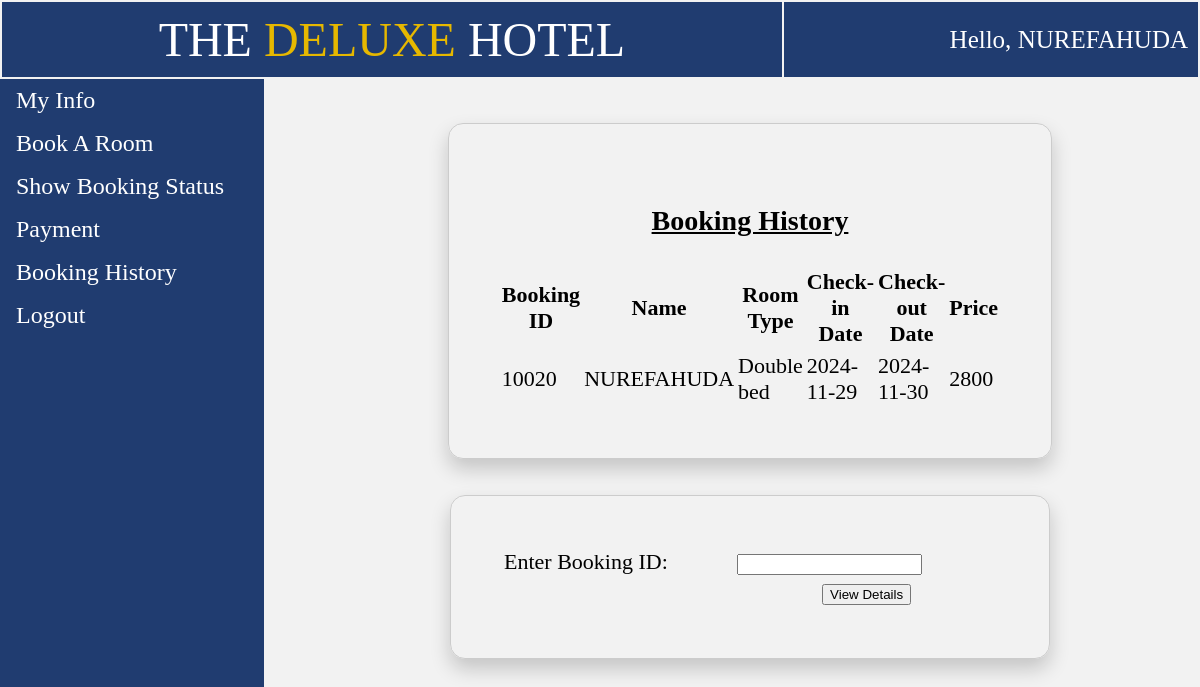
The app's page /user_booking_history.php with its own data.
### tables this page shows
CREATE TABLE `temp_session` (
  `phone` int(11) NOT NULL,
  `password` varchar(20) NOT NULL,
  `name` varchar(20) NOT NULL,
  `email` varchar(30) NOT NULL,
  `idproof` varchar(20) NOT NULL,
  `dob` date NOT NULL
);

CREATE TABLE `booked_hist` (
  `phone` int(11) NOT NULL,
  `name` varchar(20) NOT NULL,
  `idproof` varchar(20) NOT NULL,
  `room_type` varchar(20) NOT NULL,
  `checkin` date NOT NULL,
  `checkout` date NOT NULL,
  `days` int(11) NOT NULL,
  `ac` varchar(5) NOT NULL,
  `breakfast` varchar(5) NOT NULL,
  `lunch` varchar(5) NOT NULL,
  `snacks` varchar(5) NOT NULL,
  `dinner` varchar(5) NOT NULL,
  `swimming` varchar(5) NOT NULL,
  `price` int(11) NOT NULL,
  `book_id` int(11) NOT NULL
);

### user_booking_history.php (the view, shortened to what this page needs)
<!DOCTYPE html>
<html>
<head>
</head>
<body>
	<?php
		$conn = new mysqli("localhost","root","", "hotel");
		$sql = "SELECT * from temp_session";
		$result=mysqli_query($conn, $sql);
		$row=mysqli_fetch_row($result); ?>
	<table style="width: 100%;">
		<tr>
			<td id="td1" style="padding: 10px; font-size: 48px;">THE <p style="color: #e6b800; display: inline;">DELUXE</p> HOTEL</td>
			<td id="td1" style="font-size: 25px; text-align: right;">Hello, <?php echo $row[2]; ?></td>
		</tr>
	</table>
	<ul>
		<li><a href="user_view.php">My Info</a></li>
		<li><a href="bookroom.php">Book A Room</a></li>
		<li><a href="user_room_status.php">Show Booking Status</a></li>
		<li><a href="user_payment.php">Payment</a></li>
		<li><a href="user_booking_history.php">Booking History</a></li>
		<li><a href="index.php">Logout</a></li>
	</ul>
	<div style="margin-left:25%;padding:1px 16px;height:1000px;">
			<table class="basic_box">
				<tr>
					<td colspan="6"><p style="font-size: 28px; text-align: center; text-decoration: underline;"><b>Booking History</b></p>
				</td>
				<tr>
					<th>Booking ID</th>
					<th>Name</th>
					<th>Room Type</th>
					<th>Check-in Date</th>
					<th>Check-out Date</th>
					<th>Price</th>
				</tr>
				<tr>
				<?php
					$phone = $row[0];
					$id = $row[4];
					$sql1 = "SELECT * from booked_hist";
					if ($result=mysqli_query($conn,$sql1))
				  	{
				  		while ($row=mysqli_fetch_row($result))
				    	{
				    		if($row[0]==$phone && $row[2]==$id)
				    		{
				    		?>
				    		<td><?php echo $row[14]; ?></td>
				   			<td><?php echo $row[1]; ?></td>
				   			<td><?php echo $row[3]; ?></td>
				   			<td><?php echo $row[4]; ?></td>
				    		<td><?php echo $row[5]; ?></td>
				    		<td><?php echo $row[13]; } ?></td>
				</tr><?php
				    	}
				    }?>
			</table><br><br>
			<table class="basic_box">
				<tr>
					<td colspan="1">Enter Booking ID:</td>
					<td colspan="2">
						<form action="user_room_history.php" method="post">
							<input type="number" name="book_id">
					</td>
				</tr>
				<tr>
					<td></td>
					<td style="text-align: center;"><button type="submit">View Details</button></td></form>
				</tr>
			</table>
	</div>
</body>
</html>

### user_booking_history.php (style rules this page uses)
body { margin: 0; background: #f2f2f2; }
table { font-size: 22px; }
#td1 { background-color: rgba(09,41,98,0.9); color: white; border: 10px; margin-top: -10px; padding: 10px; text-align: center; }
.basic_box { border: 1px solid #ccc; border-radius: 15px; margin: auto; width: 600px; padding: 50px; box-shadow: 0 10px 20px rgba(0,0,0,0.19); }
ul { list-style-type: none; margin: 0; padding: 0; width: 22%; font-size: 24px; background-color: rgba(09,41,98,0.9); text-decoration: none; position: fixed; height: 100%; overflow: auto; }
li { color: white; }
li a { display: block; color: white; padding: 8px 16px; text-decoration: none; }

### records on screen
temp_session: name "NUREFAHUDA"
booked_hist: book "10020", name "NUREFAHUDA", room_type "Double bed", checkin "2024-11-29", checkout "2024-11-30", price "2800"
